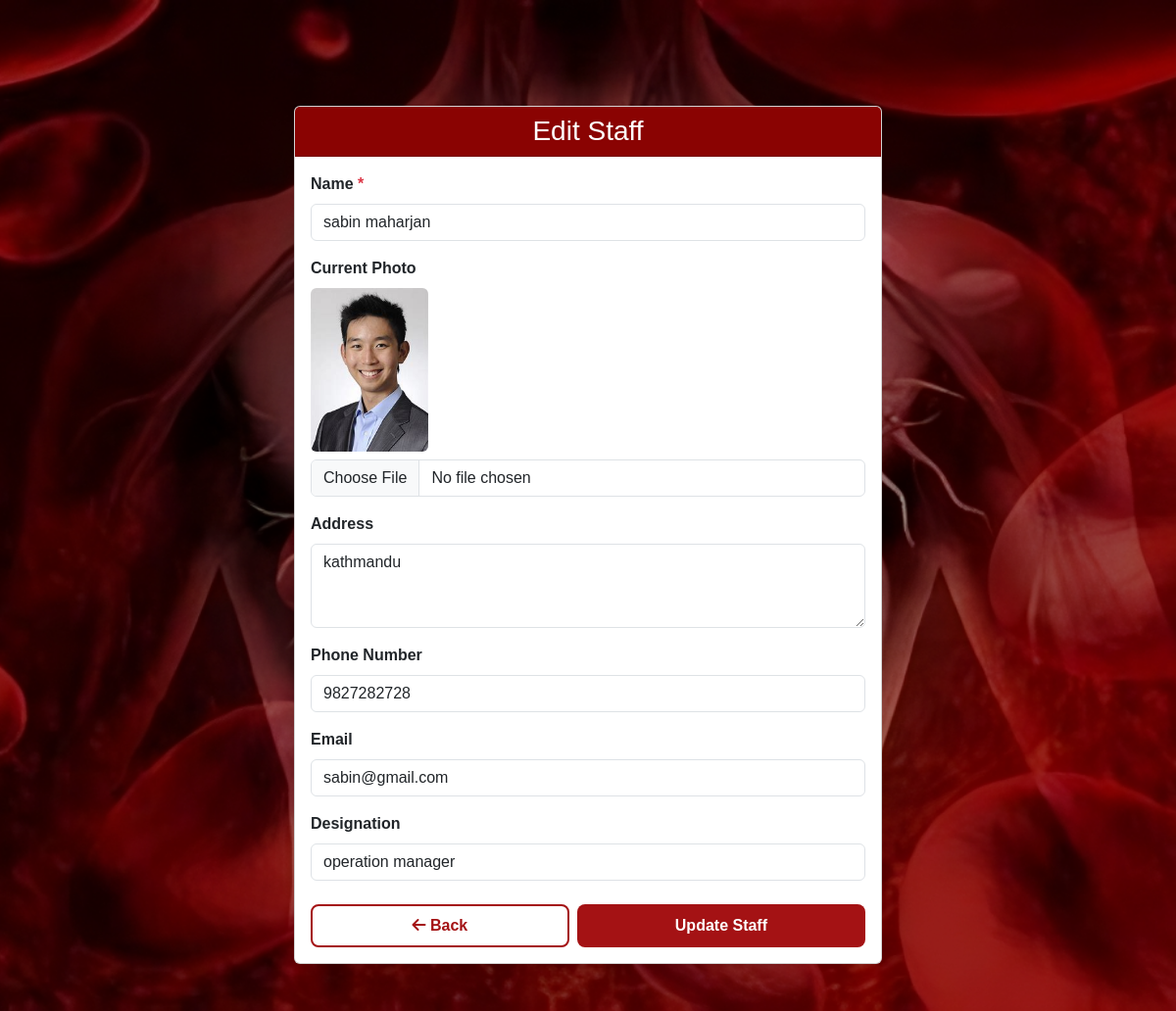
The page /BloodManagementSystem/staff/update_staff.php?user_id=9&from=admin (signed in) on the database its author committed.
### tables this page shows
CREATE TABLE `staff` (
  `id` int(11) NOT NULL AUTO_INCREMENT,
  `name` varchar(100) NOT NULL,
  `photo` varchar(255) DEFAULT NULL,
  `address` text DEFAULT NULL,
  `phone_number` varchar(15) DEFAULT NULL,
  `email` varchar(100) DEFAULT NULL,
  `designation` varchar(100) DEFAULT NULL,
  `created_by_admin_id` int(11) DEFAULT NULL,
  `created_at` datetime DEFAULT current_timestamp(),
  `user_id` int(11) DEFAULT NULL,
  PRIMARY KEY (`id`),
  UNIQUE KEY `user_id` (`user_id`),
  KEY `created_by_admin_id` (`created_by_admin_id`),
  CONSTRAINT `staff_ibfk_1` FOREIGN KEY (`user_id`) REFERENCES `users` (`id`) ON DELETE CASCADE,
  CONSTRAINT `staff_ibfk_2` FOREIGN KEY (`created_by_admin_id`) REFERENCES `users` (`id`)
);

### BloodManagementSystem/staff/update_staff.php (the view, shortened to what this page needs)
<?php
include('../includes/db.php');
$user_id = $_GET['user_id'];
$result = mysqli_query($conn, "SELECT * FROM staff WHERE user_id = $user_id");
$data = mysqli_fetch_assoc($result);
$from = isset($_GET['from']) ? $_GET['from'] : 'staff';
if ($from === 'admin') {
    $back_url = 'list_staff.php';
} else {
    $back_url = 'staff_profile.php';
}
?>
<!DOCTYPE html>
<html lang="en">
<head>
    <link href="https://cdn.jsdelivr.net/npm/bootstrap@5.3.0/dist/css/bootstrap.min.css" rel="stylesheet" />
    <link rel="stylesheet" href="../style.css">
</head>
<body class="bg-light">
<div class="request-wrapper">
<div class="container py-5">
    <div class="card shadow-sm mx-auto" style="max-width: 600px;">
        <div class="card-header form-color text-white text-center">
            <h3 class="mb-0">Edit Staff</h3>
        </div>
        <div class="card-body">
            <form method="POST" enctype="multipart/form-data" novalidate>
                <div class="mb-3">
                    <label class="form-label fw-semibold">Name <span class="text-danger">*</span></label>
                    <input type="text" name="name" class="form-control" value="<?= htmlspecialchars($data['name']) ?>" required>
                </div>
                <div class="mb-3">
                    <label class="form-label fw-semibold">Current Photo</label><br>
                    <?php if ($data['photo']): ?>
                        <img src="<?= htmlspecialchars($data['photo']) ?>" alt="Staff Photo" class="rounded mb-2" style="max-width: 120px;">
                    <?php else: ?>
                        <p class="text-muted fst-italic">No photo uploaded.</p>
                    <?php endif; ?>
                    <input type="file" name="photo" class="form-control" accept="image/*">
                </div>
                <div class="mb-3">
                    <label class="form-label fw-semibold">Address</label>
                    <textarea name="address" class="form-control" rows="3"><?= htmlspecialchars($data['address']) ?></textarea>
                </div>
                <div class="mb-3">
                    <label class="form-label fw-semibold">Phone Number</label>
                    <input type="text" name="phone_number" class="form-control" value="<?= htmlspecialchars($data['phone_number']) ?>">
                </div>
                <div class="mb-3">
                    <label class="form-label fw-semibold">Email</label>
                    <input type="email" name="email" class="form-control" value="<?= htmlspecialchars($data['email']) ?>">
                </div>
                <div class="mb-4">
                    <label class="form-label fw-semibold">Designation</label>
                    <input type="text" name="designation" class="form-control" value="<?= htmlspecialchars($data['designation']) ?>">
                </div>
                <div class="d-flex flex-column flex-sm-row gap-2">
                    <a href="<?= htmlspecialchars($back_url) ?>" class="custom-back-btn  flex-fill text-center">
                        <i class="fas fa-arrow-left"></i> Back
                    </a>
                    <button type="submit" class="custom-btn  flex-fill">
                        Update Staff
                    </button>
                </div>
            </form>
        </div>
    </div>
</div>
</div>
</body>
</html>

### BloodManagementSystem/style.css (style rules this page uses)
body { font-family: 'Arial', sans-serif; color: #070603; }
.custom-btn { color: #fff; border: none; padding: 0.1rem 0.3rem; border-radius: 0.4rem; transition: all 0.3s ease; font-weight: 500; text-decoration: none; display: inline-block; }
.custom-btn { background-color: #a41214; color: #fff; border: none; padding: 0.6rem 1.2rem; font-weight: 600; border-radius: 0.5rem; transition: background-color 0.3s ease, color 0.3s ease; }

### BloodManagementSystem/staff/update_staff.php (style rules this page uses)
.custom-back-btn { background-color: #fff; color: #a41214; border: 2px solid #a41214; padding: 0.5rem 1.3rem; font-weight: 600; border-radius: 0.5rem; text-decoration: none; transition: all 0.3s ease; }
.form-color { background-color: #8a0302; }
.request-wrapper { background: url('../images/savelife2.jpeg') no-repeat center center; background-size: cover; min-height: 100vh; position: relative; z-index: 0; padding-top: 60px; }
.request-wrapper::before { content: ""; position: absolute; inset: 0; background: rgba(0, 0, 0, 0.4); z-index: 1; }
.request-wrapper .container { position: relative; z-index: 2; }

### rows shown on the page
staff: name "sabin maharjan", photo (picture), address "kathmandu", phone_number "9827282728", email "sabin@gmail.com", designation "operation manager"
